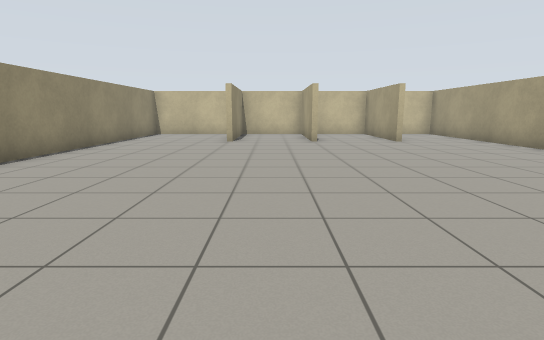
view 1 (above)

12 first-person views from a walk through a robot-simulator world made for Gazebo. The camera is 1 m above the floor, tilts 10° down and sees 80° across. The floor is counted in squares, 1 m on a side. Each view is taken from the middle of a square. On the plan, view 1 faces up. The plan holds only what a view shows up to about 12 squares ahead; the rest is blank.

view 2
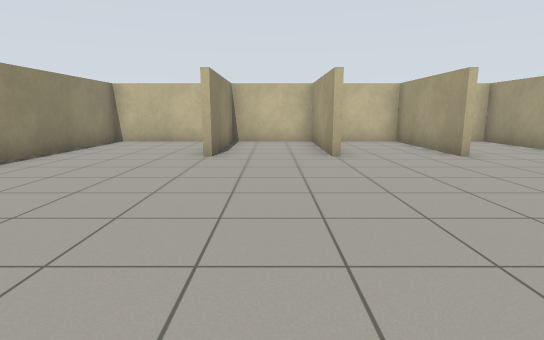

view 3
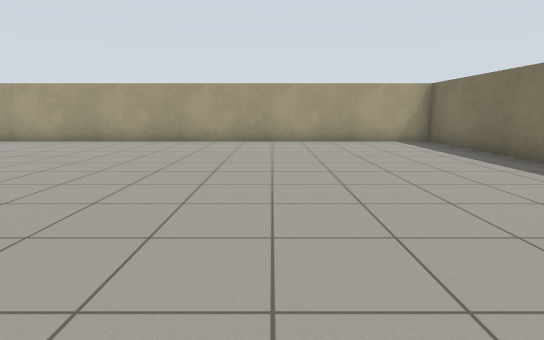

view 4
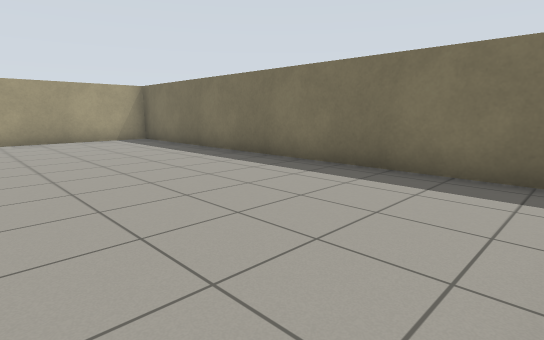

view 5
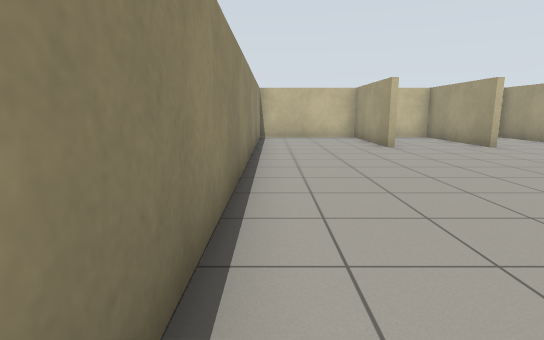

view 6
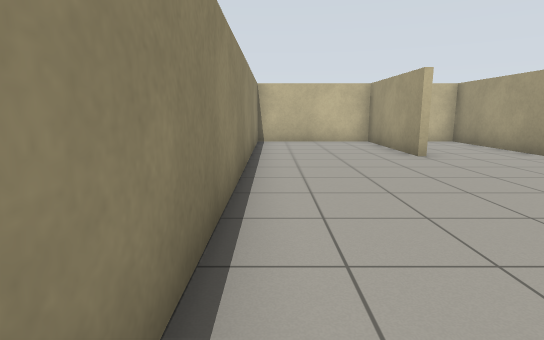

view 7
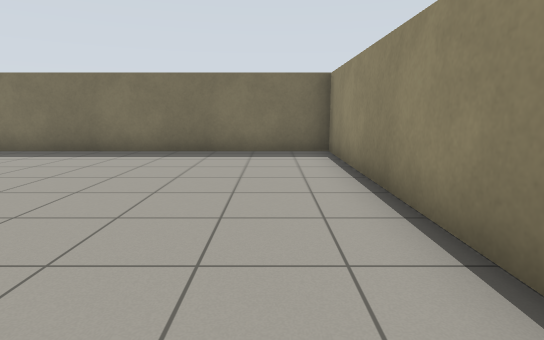

view 8
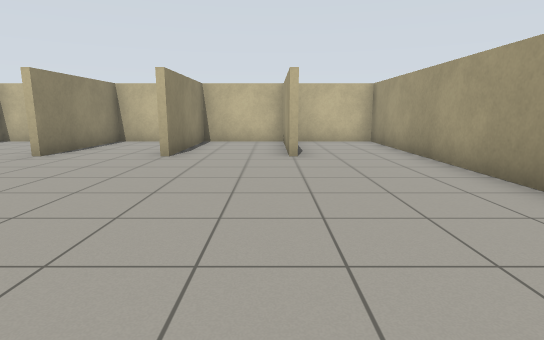

view 9
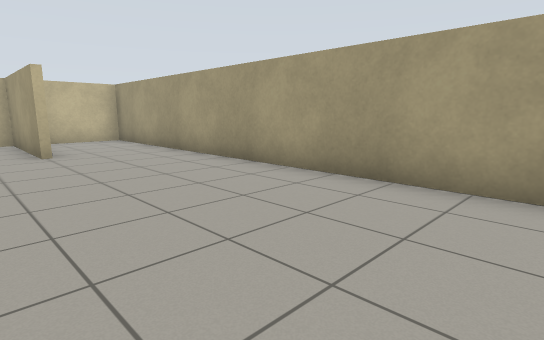

view 10
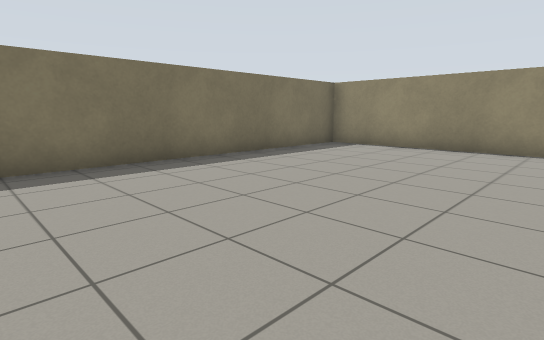

view 11
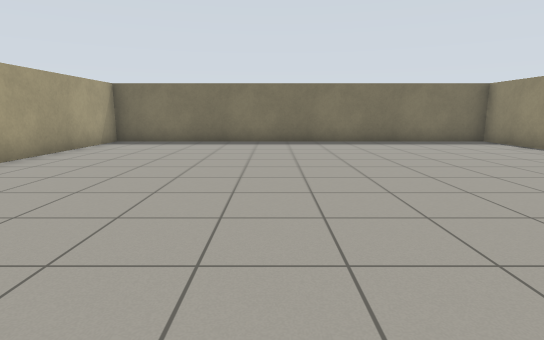

view 12
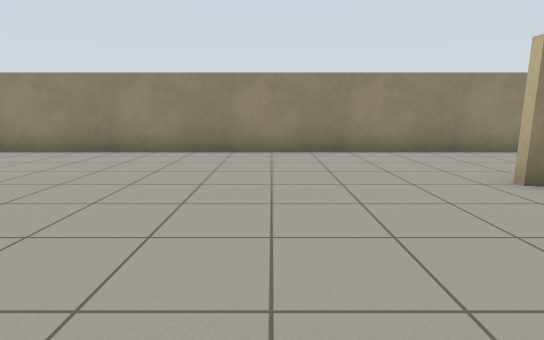

### Floor plan
Points are (right, up) in squares from view 1. A wall is a line through its corners. A room is listed if a view was taken in it or the views show most of it. See-through windows are left out.
Room 1 (views 1, 2, 3, 4, 5, 6, 7, 8, 9, 10, 11, 12)
walls: (1.4, 11.5) (1.4, 15.5); (-1.6, 11.5) (-1.6, 15.5); (4.4, 11.5) (4.4, 15.5) (-5.5, 15.5) (-5.5, -3.5) (7.5, -3.5) (7.5, 15.5) (4.9, 15.5); (1.6, 15.5) (1.6, 11.5); (-1.4, 15.5) (-1.4, 11.5)

Where each view was taken, in squares from view 1:
view 1: 0 up, 0 right, facing up
view 2: 4 up, 0 right, facing up
view 3: 2 up, 4 left, facing right
view 4: 2 up, 5 left, facing down-right
view 5: 2 up, 5 left, facing up
view 6: 4 up, 5 left, facing up
view 7: 5 up, 4 left, facing down
view 8: 4 up, 4 right, facing up
view 9: 3 up, 3 right, facing up-right
view 10: 3 up, 4 right, facing down-left
view 11: 8 up, 2 right, facing down
view 12: 8 up, 3 right, facing left
